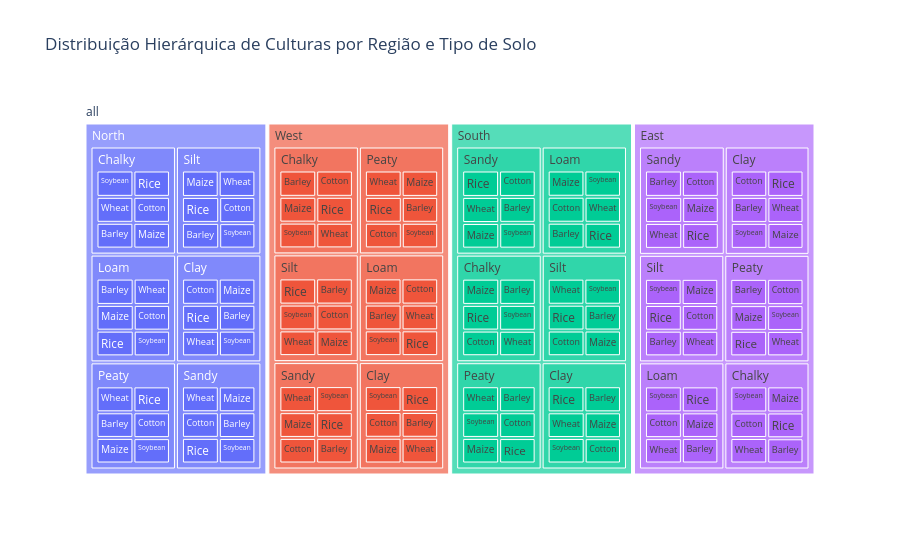

Notebook code for this chart:
### Markdown cell above
### 10. Treemap: Distribuição de Culturas por Região e Tipo de Solo

Um Treemap é uma visualização hierárquica que mostra a proporção de diferentes categorias. Aqui, vamos visualizar a distribuição das 'Crop' dentro de cada 'Region' e 'Soil_Type', permitindo identificar rapidamente as combinações mais predominantes.

### Code cell
import squarify

df_treemap = df.groupby(['Region', 'Soil_Type', 'Crop']).size().reset_index(name='Count')
df_treemap['path'] = df_treemap['Region'] + " - " + df_treemap['Soil_Type'] + " - " + df_treemap['Crop']

fig = px.treemap(df_treemap, path=[px.Constant("all"), 'Region', 'Soil_Type', 'Crop'], values='Count',
                 title='Distribuição Hierárquica de Culturas por Região e Tipo de Solo')
fig.show()

### Figure 1 — Plotly figure (JSON) as saved in the notebook; plotly's stock layout.template omitted (floating-point values rounded to 4 significant figures; data arrays with more than 128 entries replaced by an {"elided": "..."} marker saying what was removed)
{"data": [{"branchvalues": "total", "domain": {"x": [0, 1], "y": [0, 1]}, "hovertemplate": "labels=%{label}<br>Count=%{value}<br>parent=%{parent}<br>id=%{id}<extra></extra>", "ids": {"elided": "173 str values"}, "labels": {"elided": "173 str values"}, "name": "", "parents": {"elided": "173 str values"}, "type": "treemap", "values": {"elided": "173 float values"}}], "layout": {"legend": {"tracegroupgap": 0}, "title": {"text": "Distribuição Hierárquica de Culturas por Região e Tipo de Solo"}}}
